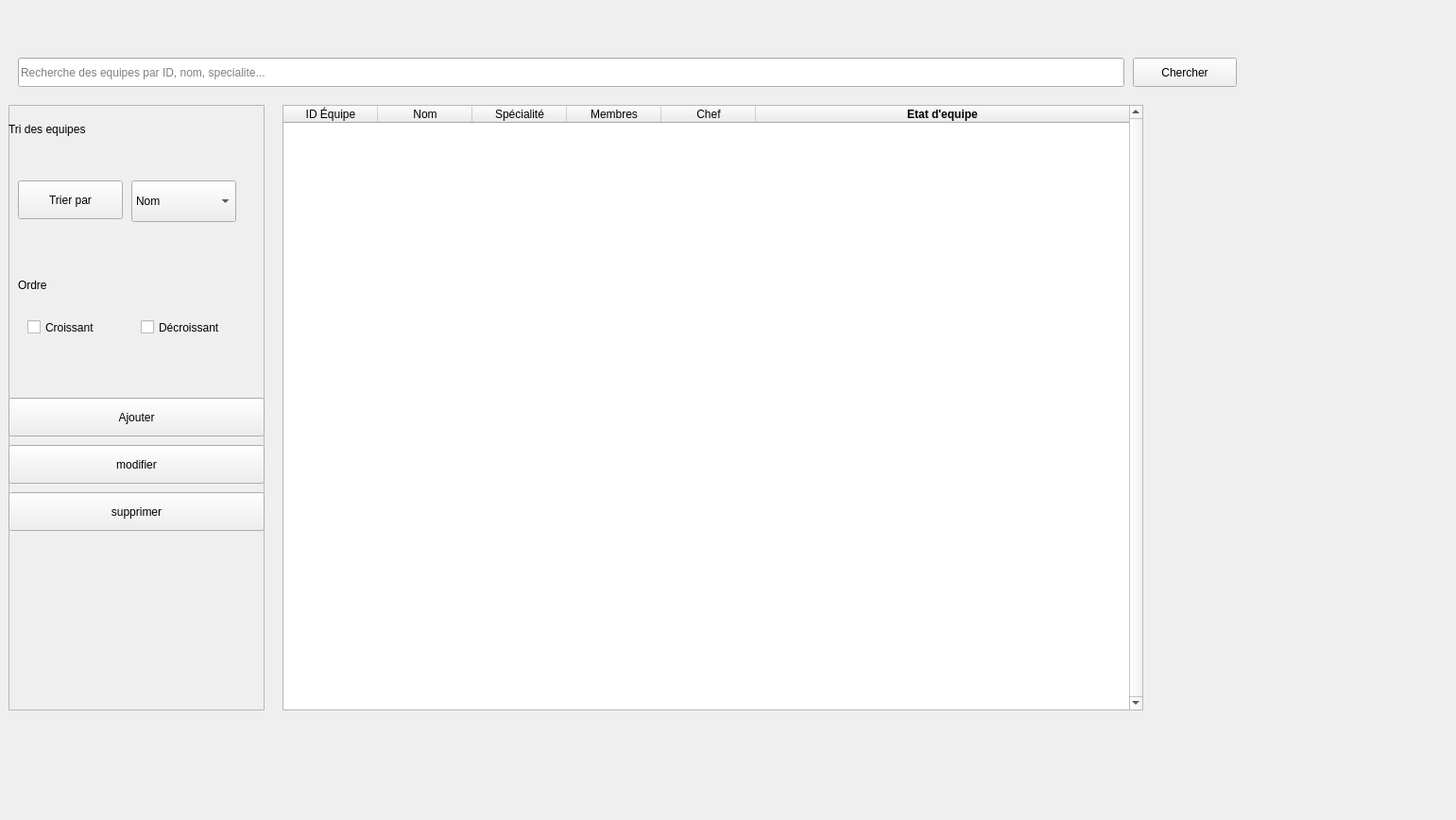
<?xml version="1.0" encoding="UTF-8"?>
<ui version="4.0">
 <class>EquipeWidget</class>
 <widget class="QMainWindow" name="EquipeWidget">
  <property name="geometry">
   <rect>
    <x>0</x>
    <y>0</y>
    <width>1541</width>
    <height>868</height>
   </rect>
  </property>
  <property name="minimumSize">
   <size>
    <width>1280</width>
    <height>720</height>
   </size>
  </property>
  <property name="maximumSize">
   <size>
    <width>16777215</width>
    <height>16777215</height>
   </size>
  </property>
  <property name="windowTitle">
   <string>gestion des équipes</string>
  </property>
    <widget class="QWidget" name="centralwidget">
     <layout class="QVBoxLayout" name="centralLayout">
        <item>
         <widget class="QFrame" name="frame_2">
    <property name="geometry">
     <rect>
      <x>0</x>
      <y>0</y>
      <width>1611</width>
      <height>31</height>
     </rect>
    </property>
    <property name="minimumHeight">
     <number>24</number>
    </property>
<property name="frameShape">
     <enum>QFrame::Shape::StyledPanel</enum>
    </property>
    <property name="frameShadow">
     <enum>QFrame::Shadow::Raised</enum>
    </property>
         </widget>
        </item>
        <item>
         <widget class="QFrame" name="frame_3">
    <property name="geometry">
     <rect>
               <x>0</x>
      <y>50</y>
      <width>1271</width>
      <height>51</height>
     </rect>
    </property>
     <property name="minimumHeight">
        <number>48</number>
     </property>
<property name="frameShape">
     <enum>QFrame::Shape::StyledPanel</enum>
    </property>
    <property name="frameShadow">
     <enum>QFrame::Shadow::Raised</enum>
    </property>
    <widget class="QWidget" name="horizontalLayoutWidget_2">
     <property name="geometry">
      <rect>
       <x>10</x>
       <y>0</y>
       <width>1221</width>
       <height>51</height>
      </rect>
     </property>
     <layout class="QHBoxLayout" name="horizontalLayout_2">
      <property name="spacing">
       <number>0</number>
      </property>
      <item>
       <widget class="QPushButton" name="Recherche">
                    <property name="minimumSize">
                     <size>
                         <width>140</width>
                         <height>36</height>
                     </size>
                    </property>
                    <property name="text">
                     <string>Gestion</string>
                    </property>
       </widget>
      </item>
      <item>
       <widget class="QPushButton" name="stats">
                    <property name="minimumSize">
                     <size>
                         <width>140</width>
                         <height>36</height>
                     </size>
                    </property>
                    <property name="text">
                     <string>Statistiques</string>
                    </property>
       </widget>
      </item>
      <item>
       <widget class="QPushButton" name="sugg_2">
                    <property name="minimumSize">
                     <size>
                         <width>140</width>
                         <height>36</height>
                     </size>
                    </property>
                    <property name="text">
                     <string>Suggestions</string>
                    </property>
       </widget>
      </item>
      <item>
       <widget class="QPushButton" name="plan">
                    <property name="minimumSize">
                     <size>
                         <width>140</width>
                         <height>36</height>
                     </size>
                    </property>
                    <property name="text">
                     <string>Planification</string>
                    </property>
       </widget>
      </item>
     </layout>
    </widget>
         </widget>
        </item>
        <item>
         <widget class="QStackedWidget" name="stackedWidget">
    <property name="geometry">
     <rect>
           <x>0</x>
      <y>110</y>
      <width>1381</width>
      <height>731</height>
     </rect>
    </property>
    <widget class="QWidget" name="page_rech">
     <widget class="QLineEdit" name="lineEdit">
      <property name="geometry">
       <rect>
        <x>10</x>
        <y>40</y>
        <width>1171</width>
        <height>31</height>
       </rect>
      </property>
  <property name="text">
       <string/>
      </property>
      <property name="placeholderText">
                <string>Recherche des equipes par ID, nom, specialite...</string>
      </property>
     </widget>
     <widget class="QTableWidget" name="tableWidget">
      <property name="geometry">
       <rect>
        <x>290</x>
        <y>90</y>
        <width>911</width>
        <height>641</height>
       </rect>
      </property>
  <property name="verticalScrollBarPolicy">
       <enum>Qt::ScrollBarPolicy::ScrollBarAlwaysOn</enum>
      </property>
      <property name="horizontalScrollBarPolicy">
       <enum>Qt::ScrollBarPolicy::ScrollBarAlwaysOff</enum>
      </property>
      <property name="autoScroll">
       <bool>false</bool>
      </property>
      <attribute name="horizontalHeaderStretchLastSection">
       <bool>true</bool>
      </attribute>
      <column>
       <property name="text">
        <string>ID Équipe</string>
       </property>
      </column>
      <column>
       <property name="text">
        <string>Nom</string>
       </property>
      </column>
      <column>
       <property name="text">
        <string>Spécialité</string>
       </property>
      </column>
      <column>
       <property name="text">
        <string>Membres</string>
       </property>
      </column>
      <column>
       <property name="text">
                    <string>Chef</string>
       </property>
      </column>
      <column>
       <property name="text">
                    <string>Etat d'equipe</string>
       </property>
       <property name="font">
        <font>
         <bold>true</bold>
        </font>
       </property>
      </column>
     </widget>
     <widget class="QFrame" name="frame_4">
      <property name="geometry">
       <rect>
        <x>0</x>
        <y>90</y>
        <width>271</width>
        <height>641</height>
       </rect>
      </property>
  <property name="frameShape">
       <enum>QFrame::Shape::StyledPanel</enum>
      </property>
      <property name="frameShadow">
       <enum>QFrame::Shadow::Raised</enum>
      </property>
      <widget class="QPushButton" name="supprimer">
       <property name="geometry">
        <rect>
         <x>0</x>
         <y>410</y>
         <width>271</width>
         <height>41</height>
        </rect>
       </property>
       <property name="text">
        <string>supprimer</string>
       </property>
      </widget>
      <widget class="QPushButton" name="pushButton_21">
       <property name="geometry">
        <rect>
         <x>0</x>
         <y>360</y>
         <width>271</width>
         <height>41</height>
        </rect>
       </property>
       <property name="text">
        <string>modifier</string>
       </property>
      </widget>
      <widget class="QPushButton" name="ajout">
       <property name="geometry">
        <rect>
         <x>0</x>
         <y>310</y>
         <width>271</width>
         <height>41</height>
        </rect>
       </property>
       <property name="text">
        <string>Ajouter</string>
       </property>
      </widget>

      <widget class="QLabel" name="label_7">
       <property name="geometry">
        <rect>
         <x>0</x>
         <y>0</y>
         <width>271</width>
         <height>51</height>
        </rect>
       </property>
     <property name="text">
      <string>Tri des equipes</string>
     </property>
      </widget>
      <widget class="QPushButton" name="pushButton_23">
       <property name="geometry">
        <rect>
         <x>10</x>
         <y>80</y>
         <width>111</width>
         <height>41</height>
        </rect>
       </property>
     <property name="text">
      <string>Trier par</string>
     </property>
      </widget>
      <widget class="QCheckBox" name="checkBox_3">
       <property name="geometry">
        <rect>
         <x>20</x>
         <y>210</y>
         <width>111</width>
         <height>51</height>
        </rect>
       </property>
   <property name="text">
        <string>Croissant</string>
       </property>
      </widget>
      <widget class="QCheckBox" name="checkBox_4">
       <property name="geometry">
        <rect>
         <x>140</x>
         <y>210</y>
         <width>121</width>
         <height>51</height>
        </rect>
       </property>
   <property name="text">
        <string>Décroissant</string>
       </property>
      </widget>
      <widget class="QLabel" name="label_8">
       <property name="geometry">
        <rect>
         <x>10</x>
         <y>170</y>
         <width>91</width>
         <height>41</height>
        </rect>
       </property>
     <property name="text">
      <string>Ordre</string>
     </property>
      </widget>
      <widget class="QComboBox" name="comboBox_2">
       <property name="geometry">
        <rect>
         <x>130</x>
         <y>80</y>
         <width>111</width>
         <height>44</height>
        </rect>
       </property>
   <item>
        <property name="text">
         <string>Nom</string>
        </property>
       </item>
       <item>
        <property name="text">
         <string>Nom chef</string>
        </property>
       </item>
       <item>
        <property name="text">
         <string>ID</string>
        </property>
       </item>
       <item>
        <property name="text">
         <string>Specialité</string>
        </property>
       </item>
      </widget>
     </widget>
     <widget class="QPushButton" name="pushButton_14">
      <property name="geometry">
       <rect>
        <x>1190</x>
        <y>40</y>
                    <width>110</width>
        <height>31</height>
       </rect>
      </property>
               <property name="text">
                <string>Chercher</string>
               </property>
     </widget>
    </widget>
    <widget class="QWidget" name="pagesupp">
     <widget class="QFrame" name="frame_9">
      <property name="geometry">
       <rect>
        <x>190</x>
        <y>140</y>
        <width>691</width>
        <height>431</height>
       </rect>
      </property>
  <property name="frameShape">
       <enum>QFrame::Shape::StyledPanel</enum>
      </property>
      <property name="frameShadow">
       <enum>QFrame::Shadow::Raised</enum>
      </property>
      <widget class="QPushButton" name="Retour_3">
       <property name="geometry">
        <rect>
         <x>10</x>
         <y>360</y>
         <width>311</width>
         <height>41</height>
        </rect>
       </property>
       <property name="text">
        <string>retour</string>
       </property>
      </widget>
      <widget class="QPushButton" name="pushButton_30">
       <property name="geometry">
        <rect>
         <x>360</x>
         <y>360</y>
         <width>311</width>
         <height>41</height>
        </rect>
       </property>
       <property name="text">
        <string>supprimer</string>
       </property>
      </widget>
      <widget class="QLabel" name="label_41">
       <property name="geometry">
        <rect>
         <x>210</x>
         <y>10</y>
         <width>331</width>
         <height>51</height>
        </rect>
       </property>
    <property name="text">
     <string>Supprimer une equipe</string>
    </property>
      </widget>
      <widget class="QLabel" name="label_42">
       <property name="geometry">
        <rect>
         <x>30</x>
         <y>140</y>
         <width>61</width>
         <height>41</height>
        </rect>
       </property>
   <property name="text">
        <string>ID:</string>
       </property>
      </widget>
      <widget class="QLineEdit" name="lineEdit_9">
       <property name="geometry">
        <rect>
         <x>100</x>
         <y>140</y>
         <width>584</width>
         <height>41</height>
        </rect>
       </property>
   <property name="text">
        <string/>
       </property>
       <property name="placeholderText">
                <string>Saisir l'ID de l'equipe a supprimer</string>
       </property>
      </widget>
     </widget>
    </widget>
    <widget class="QWidget" name="pageadd">
     <widget class="QFrame" name="frame_7">
      <property name="geometry">
       <rect>
        <x>290</x>
        <y>40</y>
        <width>691</width>
        <height>431</height>
       </rect>
      </property>
  <property name="frameShape">
       <enum>QFrame::Shape::StyledPanel</enum>
      </property>
      <property name="frameShadow">
       <enum>QFrame::Shadow::Raised</enum>
      </property>
      <widget class="QPushButton" name="Retour">
       <property name="geometry">
        <rect>
         <x>10</x>
         <y>360</y>
         <width>311</width>
         <height>41</height>
        </rect>
       </property>
       <property name="text">
        <string>retour</string>
       </property>
      </widget>
      <widget class="QPushButton" name="pushButton_28">
       <property name="geometry">
        <rect>
         <x>360</x>
         <y>360</y>
         <width>311</width>
         <height>41</height>
        </rect>
       </property>
       <property name="text">
        <string>Enregistrer</string>
       </property>
      </widget>
      <widget class="QLabel" name="label_29">
       <property name="geometry">
        <rect>
         <x>210</x>
         <y>10</y>
         <width>301</width>
         <height>51</height>
        </rect>
       </property>
    <property name="text">
     <string>Ajouter une equipe</string>
    </property>
      </widget>
      <widget class="QLabel" name="label_30">
       <property name="geometry">
        <rect>
         <x>10</x>
         <y>90</y>
         <width>91</width>
         <height>41</height>
        </rect>
       </property>
       <property name="text">
        <string>Nom:</string>
       </property>
      </widget>
      <widget class="QLabel" name="label_31">
       <property name="geometry">
        <rect>
         <x>10</x>
         <y>150</y>
         <width>91</width>
         <height>41</height>
        </rect>
       </property>
       <property name="text">
        <string>Chef:</string>
       </property>
      </widget>
      <widget class="QLabel" name="label_32">
       <property name="geometry">
        <rect>
         <x>10</x>
         <y>210</y>
         <width>171</width>
         <height>41</height>
        </rect>
       </property>
       <property name="text">
        <string>Specialite:</string>
       </property>
      </widget>
      <widget class="QLabel" name="label_33">
       <property name="geometry">
        <rect>
         <x>10</x>
         <y>270</y>
         <width>301</width>
         <height>41</height>
        </rect>
       </property>
       <property name="text">
        <string>Nombre de membres:</string>
       </property>
      </widget>
      <widget class="QLineEdit" name="lineEdit_5">
       <property name="geometry">
        <rect>
         <x>100</x>
         <y>90</y>
         <width>584</width>
         <height>41</height>
        </rect>
       </property>
   <property name="text">
        <string/>
       </property>
       <property name="placeholderText">
                <string>Saisir le nom</string>
       </property>
      </widget>
      <widget class="QLineEdit" name="lineEdit_6">
       <property name="geometry">
        <rect>
         <x>100</x>
         <y>150</y>
         <width>584</width>
         <height>41</height>
        </rect>
       </property>
   <property name="text">
        <string/>
       </property>
       <property name="placeholderText">
                <string>Saisir le nom du chef</string>
       </property>
      </widget>
      <widget class="QComboBox" name="comboBox_7">
       <property name="geometry">
        <rect>
         <x>190</x>
         <y>210</y>
         <width>321</width>
         <height>44</height>
        </rect>
       </property>
       <item>
        <property name="text">
         <string>Selectionner la specialite</string>
        </property>
       </item>
       <item>
        <property name="text">
         <string>maintenance</string>
        </property>
       </item>
       <item>
        <property name="text">
         <string>production</string>
        </property>
       </item>
    <item>
     <property name="text">
      <string>back-office</string>
     </property>
    </item>
       <item>
        <property name="text">
         <string>mécanique</string>
        </property>
       </item>
      </widget>
      <widget class="QComboBox" name="comboBox_8">
       <property name="geometry">
        <rect>
         <x>320</x>
         <y>270</y>
         <width>321</width>
         <height>44</height>
        </rect>
       </property>
       <item>
        <property name="text">
         <string>Selectionner le nombre</string>
        </property>
       </item>
       <item>
        <property name="text">
         <string>1</string>
        </property>
       </item>
       <item>
        <property name="text">
         <string>2</string>
        </property>
       </item>
       <item>
        <property name="text">
         <string>3</string>
        </property>
       </item>
       <item>
        <property name="text">
         <string>4</string>
        </property>
       </item>
       <item>
        <property name="text">
         <string>5</string>
        </property>
       </item>
       <item>
        <property name="text">
         <string>6</string>
        </property>
       </item>
       <item>
        <property name="text">
         <string>7</string>
        </property>
       </item>
       <item>
        <property name="text">
         <string>8</string>
        </property>
       </item>
       <item>
        <property name="text">
         <string>9</string>
        </property>
       </item>
       <item>
        <property name="text">
         <string>10</string>
        </property>
       </item>
      </widget>
     </widget>
    </widget>
    <widget class="QWidget" name="pagemodif">
     <widget class="QFrame" name="frame_8">
      <property name="geometry">
       <rect>
        <x>330</x>
        <y>40</y>
        <width>691</width>
        <height>541</height>
       </rect>
      </property>
  <property name="frameShape">
       <enum>QFrame::Shape::StyledPanel</enum>
      </property>
      <property name="frameShadow">
       <enum>QFrame::Shadow::Raised</enum>
      </property>
      <widget class="QPushButton" name="Retour_2">
       <property name="geometry">
        <rect>
         <x>10</x>
         <y>480</y>
         <width>311</width>
         <height>41</height>
        </rect>
       </property>
       <property name="text">
        <string>retour</string>
       </property>
      </widget>
      <widget class="QPushButton" name="pushButton_34">
       <property name="geometry">
        <rect>
         <x>360</x>
         <y>480</y>
         <width>311</width>
         <height>41</height>
        </rect>
       </property>
       <property name="text">
        <string>modifier</string>
       </property>
      </widget>
      <widget class="QLabel" name="label_34">
       <property name="geometry">
        <rect>
         <x>210</x>
         <y>10</y>
         <width>301</width>
         <height>51</height>
        </rect>
       </property>
    <property name="text">
     <string>Modifier une equipe</string>
    </property>
      </widget>
      <widget class="QLabel" name="label_35">
       <property name="geometry">
        <rect>
         <x>10</x>
         <y>90</y>
         <width>91</width>
         <height>41</height>
        </rect>
       </property>
       <property name="text">
        <string>Nom:</string>
       </property>
      </widget>
      <widget class="QLabel" name="label_36">
       <property name="geometry">
        <rect>
         <x>10</x>
         <y>150</y>
         <width>91</width>
         <height>41</height>
        </rect>
       </property>
       <property name="text">
        <string>Chef:</string>
       </property>
      </widget>
      <widget class="QLabel" name="label_37">
       <property name="geometry">
        <rect>
         <x>10</x>
         <y>210</y>
         <width>171</width>
         <height>41</height>
        </rect>
       </property>
       <property name="text">
        <string>Specialite:</string>
       </property>
      </widget>
      <widget class="QLabel" name="label_38">
       <property name="geometry">
        <rect>
         <x>10</x>
         <y>290</y>
         <width>301</width>
         <height>41</height>
        </rect>
       </property>
       <property name="text">
        <string>Nombre de membres:</string>
       </property>
      </widget>
      <widget class="QLineEdit" name="lineEdit_7">
       <property name="geometry">
        <rect>
         <x>100</x>
         <y>90</y>
         <width>584</width>
         <height>41</height>
        </rect>
       </property>
   <property name="text">
        <string/>
       </property>
    <property name="placeholderText">
     <string>Saisir le nouveau nom</string>
    </property>
      </widget>
      <widget class="QLineEdit" name="lineEdit_8">
       <property name="geometry">
        <rect>
         <x>100</x>
         <y>150</y>
         <width>584</width>
         <height>41</height>
        </rect>
       </property>
   <property name="text">
        <string/>
       </property>
    <property name="placeholderText">
     <string>Saisir le nouveau chef</string>
    </property>
      </widget>
      <widget class="QComboBox" name="comboBox_9">
       <property name="geometry">
        <rect>
         <x>190</x>
         <y>210</y>
         <width>321</width>
         <height>44</height>
        </rect>
       </property>
       <item>
        <property name="text">
         <string>Selectionner la specialite</string>
        </property>
       </item>
       <item>
        <property name="text">
         <string>maintenance</string>
        </property>
       </item>
       <item>
        <property name="text">
         <string>production</string>
        </property>
       </item>
    <item>
     <property name="text">
      <string>back-office</string>
     </property>
    </item>
       <item>
        <property name="text">
         <string>mécanique</string>
        </property>
       </item>
      </widget>
      <widget class="QComboBox" name="comboBox_10">
       <property name="geometry">
        <rect>
         <x>320</x>
         <y>290</y>
         <width>321</width>
         <height>44</height>
        </rect>
       </property>
       <item>
        <property name="text">
         <string>Selectionner le nombre</string>
        </property>
       </item>
       <item>
        <property name="text">
         <string>1</string>
        </property>
       </item>
       <item>
        <property name="text">
         <string>2</string>
        </property>
       </item>
       <item>
        <property name="text">
         <string>3</string>
        </property>
       </item>
       <item>
        <property name="text">
         <string>4</string>
        </property>
       </item>
       <item>
        <property name="text">
         <string>5</string>
        </property>
       </item>
       <item>
        <property name="text">
         <string>6</string>
        </property>
       </item>
       <item>
        <property name="text">
         <string>7</string>
        </property>
       </item>
       <item>
        <property name="text">
         <string>8</string>
        </property>
       </item>
       <item>
        <property name="text">
         <string>9</string>
        </property>
       </item>
       <item>
        <property name="text">
         <string>10</string>
        </property>
       </item>
      </widget>
      <widget class="QLabel" name="label_39">
       <property name="geometry">
        <rect>
         <x>10</x>
         <y>350</y>
         <width>71</width>
         <height>41</height>
        </rect>
       </property>
       <property name="text">
        <string>Etat</string>
       </property>
      </widget>
      <widget class="QComboBox" name="comboBox_11">
       <property name="geometry">
        <rect>
         <x>90</x>
         <y>350</y>
         <width>321</width>
         <height>44</height>
        </rect>
       </property>
       <item>
        <property name="text">
         <string>Selectionner l'etat</string>
        </property>
       </item>
       <item>
        <property name="text">
         <string>Disponible</string>
        </property>
       </item>
       <item>
        <property name="text">
         <string>Non disponible</string>
        </property>
       </item>
      </widget>
      <widget class="QLabel" name="label_40">
       <property name="geometry">
        <rect>
         <x>10</x>
         <y>420</y>
         <width>71</width>
         <height>41</height>
        </rect>
       </property>
       <property name="text">
        <string>Note</string>
       </property>
      </widget>
      <widget class="QComboBox" name="comboBox_12">
       <property name="geometry">
        <rect>
         <x>90</x>
         <y>410</y>
         <width>321</width>
         <height>44</height>
        </rect>
       </property>
   <item>
        <property name="text">
         <string>1-10</string>
        </property>
       </item>
       <item>
        <property name="text">
         <string>1</string>
        </property>
       </item>
       <item>
        <property name="text">
         <string>2</string>
        </property>
       </item>
       <item>
        <property name="text">
         <string>3</string>
        </property>
       </item>
       <item>
        <property name="text">
         <string>4</string>
        </property>
       </item>
       <item>
        <property name="text">
         <string>5</string>
        </property>
       </item>
       <item>
        <property name="text">
         <string>6</string>
        </property>
       </item>
       <item>
        <property name="text">
         <string>7</string>
        </property>
       </item>
       <item>
        <property name="text">
         <string>8</string>
        </property>
       </item>
       <item>
        <property name="text">
         <string>9</string>
        </property>
       </item>
       <item>
        <property name="text">
         <string>10</string>
        </property>
       </item>
      </widget>
     </widget>
    </widget>
    <widget class="QWidget" name="page_stat">
     <widget class="QFrame" name="frame_5">
      <property name="geometry">
       <rect>
        <x>10</x>
        <y>30</y>
        <width>1251</width>
        <height>641</height>
       </rect>
      </property>
  <property name="frameShape">
       <enum>QFrame::Shape::StyledPanel</enum>
      </property>
      <property name="frameShadow">
       <enum>QFrame::Shadow::Raised</enum>
      </property>
      <widget class="QLabel" name="label_9">
       <property name="geometry">
        <rect>
         <x>790</x>
         <y>310</y>
         <width>271</width>
         <height>51</height>
        </rect>
       </property>
   <property name="text">
        <string>Notes &amp; Évaluations</string>
       </property>
      </widget>
      <widget class="QLabel" name="label_10">
       <property name="geometry">
        <rect>
         <x>190</x>
         <y>0</y>
         <width>271</width>
         <height>51</height>
        </rect>
       </property>
   <property name="text">
        <string>performance</string>
       </property>
      </widget>
      <widget class="Line" name="line">
       <property name="geometry">
        <rect>
         <x>0</x>
         <y>290</y>
         <width>1251</width>
         <height>20</height>
        </rect>
       </property>
       <property name="orientation">
        <enum>Qt::Orientation::Horizontal</enum>
       </property>
      </widget>
      <widget class="Line" name="line_2">
       <property name="geometry">
        <rect>
         <x>610</x>
         <y>0</y>
         <width>16</width>
         <height>641</height>
        </rect>
       </property>
       <property name="orientation">
        <enum>Qt::Orientation::Vertical</enum>
       </property>
      </widget>
      <widget class="QLabel" name="label_11">
       <property name="geometry">
        <rect>
         <x>760</x>
         <y>0</y>
         <width>291</width>
         <height>51</height>
        </rect>
       </property>
   <property name="text">
        <string>Réussites  &amp; Objectifs</string>
       </property>
      </widget>
      <widget class="QLabel" name="label_12">
       <property name="geometry">
        <rect>
         <x>180</x>
         <y>310</y>
         <width>271</width>
         <height>51</height>
        </rect>
       </property>
   <property name="text">
        <string>Vitesse de Broyage</string>
       </property>
      </widget>
      <widget class="QListWidget" name="listWidget_2">
       <property name="geometry">
        <rect>
         <x>670</x>
         <y>80</y>
         <width>491</width>
         <height>201</height>
        </rect>
       </property>
        <property name="styleSheet">
         <string>QListWidget { background-color: #FFFFFF; border: 1px solid #D0D0D0; }</string>
        </property>
   <item>
        <property name="text">
         <string>liste des mission réussite</string>
        </property>
       </item>
      </widget>
      <widget class="QPlainTextEdit" name="plainTextEdit">
       <property name="geometry">
        <rect>
         <x>670</x>
         <y>460</y>
         <width>471</width>
         <height>171</height>
        </rect>
       </property>
   </widget>
      <widget class="QPlainTextEdit" name="plainTextEdit_2">
       <property name="geometry">
        <rect>
         <x>70</x>
         <y>80</y>
         <width>481</width>
         <height>201</height>
        </rect>
       </property>
   </widget>
      <widget class="QLabel" name="label_13">
       <property name="geometry">
        <rect>
         <x>20</x>
         <y>530</y>
         <width>231</width>
         <height>31</height>
        </rect>
       </property>
   <property name="text">
        <string>effectif:</string>
       </property>
      </widget>
      <widget class="QLabel" name="label_14">
       <property name="geometry">
        <rect>
         <x>20</x>
         <y>480</y>
         <width>231</width>
         <height>31</height>
        </rect>
       </property>
   <property name="text">
        <string>rendement:</string>
       </property>
      </widget>
      <widget class="QLabel" name="label_15">
       <property name="geometry">
        <rect>
         <x>20</x>
         <y>430</y>
         <width>231</width>
         <height>31</height>
        </rect>
       </property>
   <property name="text">
        <string>durée:</string>
       </property>
      </widget>
      <widget class="QLabel" name="label_26">
       <property name="geometry">
        <rect>
         <x>670</x>
         <y>380</y>
         <width>201</width>
         <height>41</height>
        </rect>
       </property>
    <property name="text">
     <string>Note generale:</string>
    </property>
      </widget>
      <widget class="QComboBox" name="comboBox_6">
       <property name="geometry">
        <rect>
         <x>880</x>
         <y>380</y>
         <width>171</width>
         <height>44</height>
        </rect>
       </property>
   <item>
        <property name="text">
         <string>De 1 a 10</string>
        </property>
       </item>
       <item>
        <property name="text">
         <string>1</string>
        </property>
       </item>
       <item>
        <property name="text">
         <string>2</string>
        </property>
       </item>
       <item>
        <property name="text">
         <string>3</string>
        </property>
       </item>
       <item>
        <property name="text">
         <string>4</string>
        </property>
       </item>
       <item>
        <property name="text">
         <string>5</string>
        </property>
       </item>
       <item>
        <property name="text">
         <string>6</string>
        </property>
       </item>
       <item>
        <property name="text">
         <string>7</string>
        </property>
       </item>
       <item>
        <property name="text">
         <string>8</string>
        </property>
       </item>
       <item>
        <property name="text">
         <string>9</string>
        </property>
       </item>
       <item>
        <property name="text">
         <string>10</string>
        </property>
       </item>
      </widget>
      <widget class="QLabel" name="label_27">
       <property name="geometry">
        <rect>
         <x>670</x>
         <y>420</y>
         <width>161</width>
         <height>41</height>
        </rect>
       </property>
    <property name="text">
     <string>Description:</string>
    </property>
      </widget>
     </widget>
     <widget class="QPushButton" name="pushButton_25">
      <property name="geometry">
       <rect>
        <x>560</x>
        <y>680</y>
        <width>131</width>
        <height>41</height>
       </rect>
      </property>
  <property name="text">
       <string>Exporter PDF</string>
      </property>
     </widget>
    </widget>
    <widget class="QWidget" name="sugg">
     <widget class="QFrame" name="frame_6">
      <property name="geometry">
       <rect>
        <x>0</x>
        <y>10</y>
        <width>1271</width>
        <height>711</height>
       </rect>
      </property>
  <property name="frameShape">
       <enum>QFrame::Shape::StyledPanel</enum>
      </property>
      <property name="frameShadow">
       <enum>QFrame::Shadow::Raised</enum>
      </property>
      <widget class="QLabel" name="label_16">
       <property name="geometry">
        <rect>
         <x>10</x>
         <y>260</y>
         <width>81</width>
         <height>51</height>
        </rect>
       </property>
    <property name="text">
     <string>Cas:</string>
    </property>
      </widget>
      <widget class="QLabel" name="label_17">
       <property name="geometry">
        <rect>
         <x>530</x>
         <y>0</y>
         <width>331</width>
         <height>51</height>
        </rect>
       </property>
    <property name="text">
     <string>Meilleure Recommandation</string>
    </property>
      </widget>
      <widget class="QPushButton" name="pushButton_29">
       <property name="geometry">
        <rect>
         <x>50</x>
         <y>580</y>
         <width>441</width>
         <height>41</height>
        </rect>
       </property>
    <property name="text">
     <string>Rechercher</string>
    </property>
      </widget>
      <widget class="QCheckBox" name="checkBox_5">
       <property name="geometry">
        <rect>
         <x>20</x>
         <y>460</y>
         <width>221</width>
         <height>51</height>
        </rect>
       </property>
    <property name="text">
     <string>Necessite la disponibilite</string>
    </property>
      </widget>
      <widget class="QLabel" name="label_18">
       <property name="geometry">
        <rect>
         <x>10</x>
         <y>100</y>
         <width>141</width>
         <height>41</height>
        </rect>
       </property>
    <property name="text">
     <string>Specialite:</string>
    </property>
      </widget>
      <widget class="QComboBox" name="comboBox_3">
       <property name="geometry">
        <rect>
         <x>160</x>
         <y>100</y>
         <width>321</width>
         <height>44</height>
        </rect>
       </property>
       <item>
        <property name="text">
         <string>Selectionner la specialite demandee</string>
        </property>
       </item>
       <item>
        <property name="text">
         <string>maintenance</string>
        </property>
       </item>
       <item>
        <property name="text">
         <string>production</string>
        </property>
       </item>
    <item>
     <property name="text">
      <string>back-office</string>
     </property>
    </item>
       <item>
        <property name="text">
         <string>mécanique</string>
        </property>
       </item>
      </widget>
      <widget class="QLabel" name="label_19">
       <property name="geometry">
        <rect>
         <x>10</x>
         <y>160</y>
         <width>571</width>
         <height>41</height>
        </rect>
       </property>
    <property name="text">
     <string>Nombre minimum d'individus dans l'equipe:</string>
    </property>
      </widget>
      <widget class="QLineEdit" name="lineEdit_3">
       <property name="geometry">
        <rect>
         <x>10</x>
         <y>220</y>
         <width>584</width>
         <height>31</height>
        </rect>
       </property>
   <property name="text">
        <string/>
       </property>
       <property name="placeholderText">
        <string>Entrer le nombre ici</string>
       </property>
      </widget>
      <widget class="QCheckBox" name="checkBox_7">
       <property name="geometry">
        <rect>
         <x>20</x>
         <y>330</y>
         <width>101</width>
         <height>51</height>
        </rect>
       </property>
   <property name="text">
        <string>urgent</string>
       </property>
      </widget>
      <widget class="QCheckBox" name="checkBox_8">
       <property name="geometry">
        <rect>
         <x>160</x>
         <y>330</y>
         <width>121</width>
         <height>51</height>
        </rect>
       </property>
   <property name="text">
        <string>état normal</string>
       </property>
      </widget>
      <widget class="QLabel" name="label_24">
       <property name="geometry">
        <rect>
         <x>10</x>
         <y>380</y>
         <width>231</width>
         <height>51</height>
        </rect>
       </property>
   <property name="text">
        <string>difficulté du cas :</string>
       </property>
      </widget>
      <widget class="QListWidget" name="listWidget_3">
       <property name="geometry">
        <rect>
         <x>730</x>
         <y>100</y>
         <width>531</width>
         <height>601</height>
        </rect>
       </property>
        <property name="styleSheet">
         <string>QListWidget { background-color: #FFFFFF; border: 1px solid #D0D0D0; }</string>
        </property>
   <item>
        <property name="text">
         <string>liste des mission réussite</string>
        </property>
       </item>
      </widget>
      <widget class="Line" name="line_3">
       <property name="geometry">
        <rect>
         <x>680</x>
         <y>50</y>
         <width>16</width>
         <height>661</height>
        </rect>
       </property>
       <property name="orientation">
        <enum>Qt::Orientation::Vertical</enum>
       </property>
      </widget>
      <widget class="QLabel" name="label_25">
       <property name="geometry">
        <rect>
         <x>920</x>
         <y>50</y>
         <width>121</width>
         <height>41</height>
        </rect>
       </property>
    <property name="text">
     <string>Resultat</string>
    </property>
      </widget>
      <widget class="QComboBox" name="comboBox_5">
       <property name="geometry">
        <rect>
         <x>250</x>
         <y>380</y>
         <width>321</width>
         <height>44</height>
        </rect>
       </property>
       <item>
        <property name="text">
         <string>Selectionner la difficulte</string>
        </property>
       </item>
       <item>
        <property name="text">
         <string>facile</string>
        </property>
       </item>
       <item>
        <property name="text">
         <string>Normal</string>
        </property>
       </item>
       <item>
        <property name="text">
         <string>Difficile</string>
        </property>
       </item>
      </widget>
     </widget>
    </widget>
    <widget class="QWidget" name="page_plannification">
     <widget class="QLineEdit" name="lineEdit_2">
      <property name="geometry">
       <rect>
                    <x>0</x>
                    <y>10</y>
                    <width>1141</width>
                    <height>36</height>
       </rect>
      </property>
  <property name="text">
       <string/>
      </property>
      <property name="placeholderText">
        <string>Recherche des equipes par ID, nom, chef, etat...</string>
      </property>
     </widget>
     <widget class="QPushButton" name="pushButton_24">
      <property name="geometry">
       <rect>
        <x>1150</x>
                    <y>10</y>
                    <width>110</width>
                    <height>36</height>
       </rect>
      </property>
            <property name="text">
             <string>Chercher</string>
            </property>
     </widget>
     <widget class="QListWidget" name="listWidget">
      <property name="geometry">
       <rect>
        <x>650</x>
          <y>70</y>
        <width>571</width>
          <height>631</height>
       </rect>
      </property>
        <property name="styleSheet">
         <string>QListWidget { background-color: #FFFFFF; border: 1px solid #D0D0D0; }</string>
        </property>
      <item>
       <property name="text">
        <string>Liste des taches</string>
       </property>
      </item>
     </widget>
     <widget class="QCalendarWidget" name="calendarWidget">
      <property name="enabled">
       <bool>false</bool>
      </property>
      <property name="geometry">
       <rect>
        <x>30</x>
           <y>70</y>
        <width>611</width>
           <height>631</height>
       </rect>
      </property>
      <property name="autoFillBackground">
       <bool>false</bool>
      </property>
  <property name="gridVisible">
       <bool>false</bool>
      </property>
      <property name="navigationBarVisible">
       <bool>true</bool>
      </property>
      <property name="dateEditEnabled">
       <bool>false</bool>
      </property>
     </widget>
    </widget>
        <widget class="QWidget" name="overpage"/>
         </widget>
        </item>
     </layout>
    </widget>
 </widget>
 <resources/>
 <connections/>
</ui>
